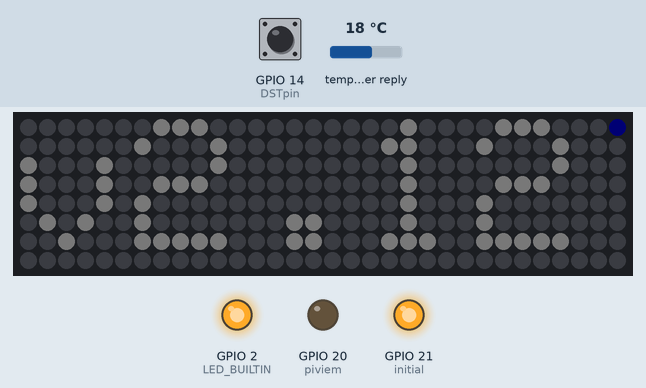
Bench run of a sketch on a simulated ESP8266 (NodeMCU). Parts: 32×8 RGB LED matrix (first LED top left, wired row by row), output pins drawn as LEDs (lit = HIGH, except the on-board LED, lit = LOW). The test bench sets the inputs (shaded band); at power-on: GPIO 14 (DSTpin) HIGH, temperature in the weather reply 18 °C. Dim RGB values are drawn brighter than linear; WiFi joins after 1.5 s; servers stay silent unless stated; network time is answered at once with the bench clock; the local clock reads 2024-03-15 10:24:30 at power-on unless the sketch sets it; web services answer with replies made up by the test bench.

Above: at 0.1 s.
At 3.54 s:
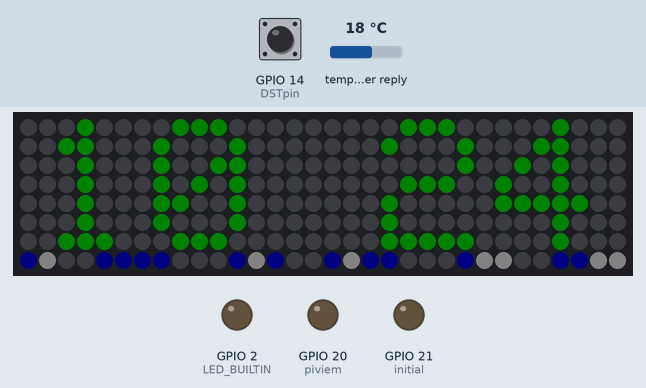
At 7.64 s:
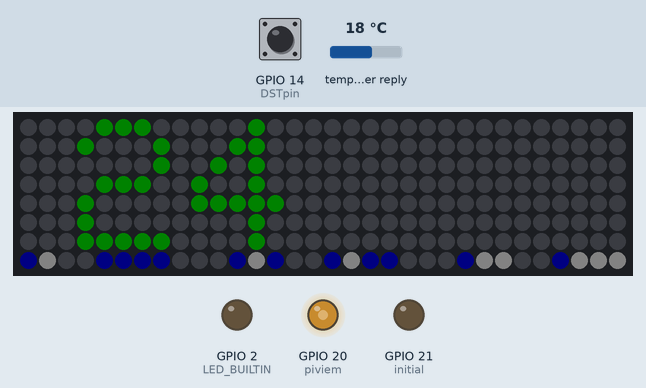
At 12.12 s:
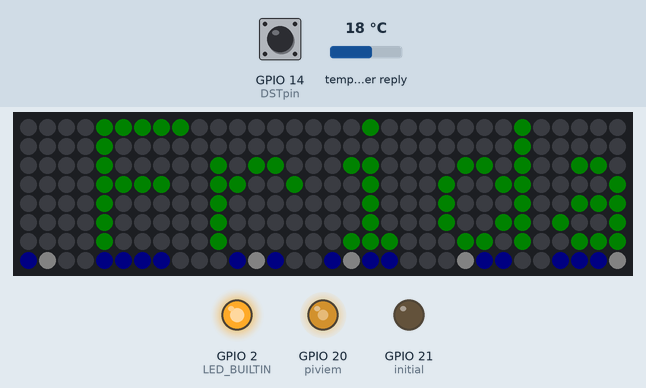
At 20.92 s:
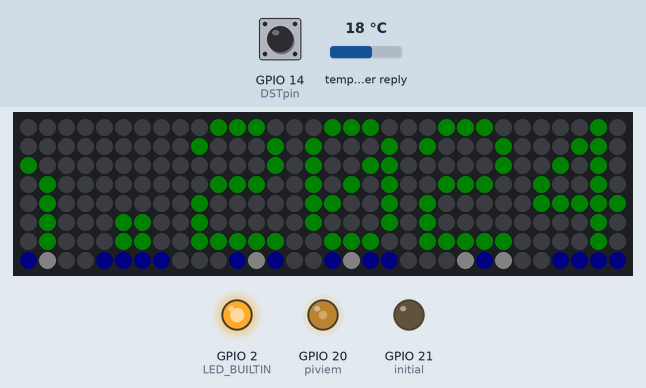
At 38.96 s:
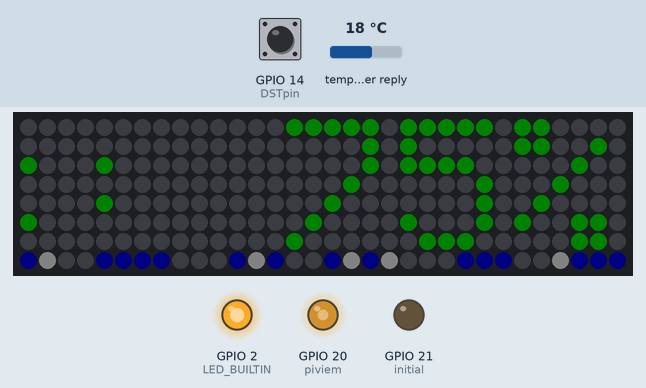
Timing chart, 0 to 40.0 s (numbered marks = the images above):
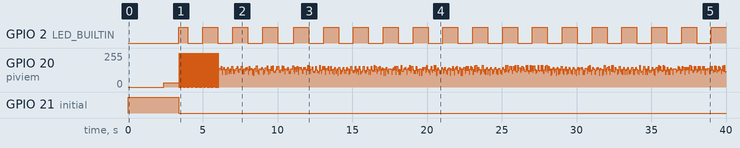

Measured:
- by itself, GPIO 2 (LED_BUILTIN): repeats every 2.0 s: LOW 1.0 s, HIGH 1.0 s

The sketch:

NTPclock_8x32_v2_12.ino
```cpp
/* original design by niq_ro: https://github.com/tehniq3/
 * v.1 - test for have a stable version
 * v.2.0 - changed almost all.. e.g from FastLED to Adafruit_NeoMatrix libraries
 * v.2.1 - added weather info (scrolling) from openweathermap
 * v.2.1.a - compute lengh of string + extract more info from opemweathermap data
 * v.2.2 - sunset/sunrise time: not used anymore data from SolaCalculator library, used opemweathermap data
 * v.2.3 - more minutes between weather info + deep night sleep (no info)
 * v.2.4 - added date
 * v.2.5 - added smoth transition for clock
 * v.2.6 - after extra-info show correct clock
 * v.2.7 - if no clear weather data received, show just simple info (date)
 * v.2.8 - added binary clock decimal as at https://en.wikipedia.org/wiki/Binary-coded_decimal
 * v.2.9 - ported to RPi Pico W (removed WiFimanager library)
 * v.2.9a - check "stack protector = enable" when upload
 * v.2.9b - changed ESP8266WiFi with WiFi libraries
 * v.2.10 - added HW watchdog as at https://github.com/tehniq3/HW_watchdog/
 * v.2.11 - removed long delays and used  small delays, millis(), while, etc
 * v.2.12 - replaced pwm with digitalWrite(pin, millis()%2), changed pin for display from GP14 in GP15, DST pin from GP12to GP14 + added internal led as seconds beat
*/

#include <Adafruit_GFX.h>
#include <Adafruit_NeoMatrix.h>  // https://github.com/adafruit/Adafruit_NeoMatrix
#include <Adafruit_NeoPixel.h>
#ifndef PSTR
 #define PSTR // Make Arduino Due happy
#endif

#include <ESP8266WiFi.h>
#include <ESP8266WiFiMulti.h>
#include <NTPClient.h>
#include <WiFiUdp.h>
#include <ESP8266WebServer.h>

//#include <Wire.h>
//#include <SolarCalculator.h> //  https://github.com/jpb10/SolarCalculator
#include <ArduinoJson.h>

#define DSTpin 14 // GPIO14 = D6, see https://randomnerdtutorials.com/esp8266-pinout-reference-gpios/
#define PIN 15 // D5 = GPIO14  https://randomnerdtutorials.com/esp8266-pinout-reference-gpios/

#define initial 21
#define piviem  20

// Replace with your network credentials
const char *ssid     =   "reteanet";
const char *password =   "parola1234!";

// MATRIX DECLARATION:
// Parameter 1 = width of the matrix
// Parameter 2 = height of the matrix
// Parameter 3 = pin number (most are valid)
// Parameter 4 = matrix layout flags, add together as needed:
//   NEO_MATRIX_TOP, NEO_MATRIX_BOTTOM, NEO_MATRIX_LEFT, NEO_MATRIX_RIGHT:
//     Position of the FIRST LED in the matrix; pick two, e.g.
//     NEO_MATRIX_TOP + NEO_MATRIX_LEFT for the top-left corner.
//   NEO_MATRIX_ROWS, NEO_MATRIX_COLUMNS: LEDs are arranged in horizontal
//     rows or in vertical columns, respectively; pick one or the other.
//   NEO_MATRIX_PROGRESSIVE, NEO_MATRIX_ZIGZAG: all rows/columns proceed
//     in the same order, or alternate lines reverse direction; pick one.
//   See example below for these values in action.
// Parameter 5 = pixel type flags, add together as needed:
//   NEO_KHZ800  800 KHz bitstream (most NeoPixel products w/WS2812 LEDs)
//   NEO_KHZ400  400 KHz (classic 'v1' (not v2) FLORA pixels, WS2811 drivers)
//   NEO_GRB     Pixels are wired for GRB bitstream (most NeoPixel products)
//   NEO_GRBW    Pixels are wired for GRBW bitstream (RGB+W NeoPixel products)
//   NEO_RGB     Pixels are wired for RGB bitstream (v1 FLORA pixels, not v2)

Adafruit_NeoMatrix matrix = Adafruit_NeoMatrix(32, 8, PIN,
  NEO_MATRIX_TOP     + NEO_MATRIX_LEFT +
  NEO_MATRIX_COLUMNS + NEO_MATRIX_ZIGZAG,
  NEO_GRB            + NEO_KHZ800);   // https://www.adafruit.com/product/2294

const uint16_t colors[] = {
  matrix.Color(255, 0, 0),    // red
  matrix.Color(0, 255, 0),    // green
  matrix.Color(255, 255, 0),  // yellow
  matrix.Color(0, 255, 255),  // bleu (light blue)
  matrix.Color(255, 0, 255),  // mouve
  matrix.Color(0, 255, 255),  // blue
  matrix.Color(255, 255, 255) // white
  };

// WS2812b day / night brightness.
#define NIGHTBRIGHTNESS 2      // Brightness level from 0 (off) to 255 (full brightness)
#define DAYBRIGHTNESS 6

const long timezoneOffset = 2; // ? hours
const char          *ntpServer  = "pool.ntp.org"; // change it to local NTP server if needed
const unsigned long updateDelay = 900000;         // update time every 15 min
const unsigned long retryDelay  = 15000;           // retry 5 sec later if time query failed

//weather variables
WiFiClient client;
char servername[]="api.openweathermap.org";              // remote weather server we will connect to
String result;
String APIKEY = "ca55295c4a1dce2688e0751d4b9a68de";  // "ca55295c4a4b9a681dce2688e0751dde"; // https://home.openweathermap.org/api_keys
String CityID = "680332"; // Craiova city
int  fetchweatherflag = 0;
String weatherDescription ="";
String weatherLocation = "";
String Country;
float temperatura=0.0;
int tempint, temprest;
float tempmin, tempmax;
int umiditate;
int presiune;
/*
unsigned long tpafisare;
unsigned long tpinfo = 60000;  // 15000 for test in video
*/
unsigned long tpvreme;
unsigned long tpinterogare1 = 600000;

unsigned long tpceas;
unsigned long tpinterogare0 = 500;

unsigned long tpsoare;
unsigned long tpinterogare2 = 60000;

unsigned long lastUpdatedTime = updateDelay * -1;
unsigned int  second_prev = 0;
bool          colon_switch = false;

WiFiUDP ntpUDP;
NTPClient timeClient(ntpUDP, ntpServer);

byte DST = 1;
byte DST0;
bool updated;
byte a = 0;

String text = "NTP clock (classic and binary-decimal) with weather data using Raspberry Pi Pico W (Arduino IDE) by niq_ro on 8x32 addressable led display !";
int ltext = 6*71;  // lengh of string
int x;

int ora = 20;
int minut = 24;
int secundar = 0;
int zi, zi2, luna, an;

byte aratadata = 1;
byte aratadata0 = 3;
byte culoare = 1;

int vant, directie, nori;
unsigned long unixora, unixora1, unixrasarit, unixapus;
String descriere;
byte dn;

byte night1 = 1;
byte night2 = 5;
byte noinfo = 0;
byte noinfo0 = 3;
byte minuteclock = 3;

//Week Days
String weekDays[7]={"Sunday", "Monday", "Tuesday", "Wednesday", "Thursday", "Friday", "Saturday"};

//Month names
String months[12]={"January", "February", "March", "April", "May", "June", "July", "August", "September", "October", "November", "December"};

const int binare[] = {  7,  8, 23, 24, 39, 40, 55, 56, 71, 72,
                       87, 88,103,104,119,120,135,136,151,152,
                      167,168,183,184,199,200,215,216,231,232,
                      247,248};

const uint16_t culbin[6] = {  0,  0,255,
                            255,255,255};

byte igrec;

void setup() {
  digitalWrite(initial, HIGH);
  pinMode(initial, OUTPUT);
  digitalWrite(initial, HIGH);
  pinMode(piviem, OUTPUT);
  pinMode(LED_BUILTIN, OUTPUT);
  analogWriteFreq(1000);  // / Adjust PWM properties if needed

  ////Serial.begin(115200);
  pinMode (DSTpin, INPUT);

  matrix.begin();
  matrix.setTextWrap(false);
  matrix.setBrightness(NIGHTBRIGHTNESS);  // original 255
  matrix.setTextColor(colors[6]);
  matrix.fillScreen(0);
matrix.setCursor(0, 0);
matrix.print(F("v2.12"));
matrix.setPixelColor(255, matrix.Color(0, 150, 0));
matrix.show();
delay(500);
/*
x    = matrix.width();
ltext = 6*text.length();
matrix.fillScreen(0);
  for (x; x > -ltext ; x--)
  {
  matrix.fillScreen(0);
  matrix.setCursor(x, 0);
  matrix.print(text);
  matrix.show();
  delay(50);
  //Serial.println(x);
 }
*/

  // Connect to Wi-Fi
  ////Serial.print("Connecting to ");
  //Serial.println(ssid);
  WiFi.begin(ssid, password);
  while (WiFi.status() != WL_CONNECTED) {
    delay(500);
    //Serial.print(".");
  }

  if (digitalRead(DSTpin) == LOW)
   DST = 0;
  else
   DST = 1;

  timeClient.setTimeOffset((timezoneOffset + DST)*3600);
  timeClient.begin();
  updated = timeClient.update();
  DST0 = DST;

getWeatherData();
      getYear();
      getMonth();
      getDay();
      zi = timeClient.getDay();
ora = timeClient.getHours();
minut = timeClient.getMinutes();
secundar = timeClient.getSeconds();
verificaresoare();
if (dn == 0)
      {
        matrix.setBrightness (NIGHTBRIGHTNESS);
        //Serial.println("NIGHT !");
      }
      else
      {
      matrix.setBrightness (DAYBRIGHTNESS);
      }
    matrix.show();

analogWrite(piviem, 128);
delay(1000);
digitalWrite(initial, LOW);

tpsoare = millis();
tpvreme = millis();
}

void loop() {
  if (digitalRead(DSTpin) == LOW)
   DST = 0;
  else
   DST = 1;

  if (WiFi.status() == WL_CONNECTED && millis() - lastUpdatedTime >= updateDelay)
  {
    updated = timeClient.update();
    if (updated) {
      digitalWrite(piviem, millis()%2);
      //Serial.println("NTP time updated.");
      //Serial.print(timeClient.getFormattedTime());
      //Serial.print(" ->");
      //Serial.println(timeClient.getEpochTime());
      unixora = timeClient.getEpochTime();
      //Serial.print(" =? ");
      //Serial.println(unixora);
      getYear();
      getMonth();
      getDay();
      zi = timeClient.getDay();
      lastUpdatedTime = millis();
      verificaresoare();
    } else {
      //Serial.println("Failed to update time. Waiting for retry...");
      lastUpdatedTime = millis() - updateDelay + retryDelay;
      digitalWrite(piviem, millis()%2);
    }
  } else {
    if (WiFi.status() != WL_CONNECTED) //Serial.println("WiFi disconnected!");
    //ESP.restart();
  // WiFi.disconnect();
 //  delay(1000);
  // WiFi.reconnect();
    delay(1);
  }

if (millis() - tpvreme >= tpinterogare1)
{
digitalWrite(piviem, millis()%2);
getWeatherData();
tpvreme = millis();
//Serial.println("Weather site is check !");
}

if (millis() - tpceas >= tpinterogare0)
{
digitalWrite(piviem, millis()%2);
ora = timeClient.getHours();
minut = timeClient.getMinutes();
secundar = timeClient.getSeconds();
if (zi2 == 0)
getDay();
tpceas = millis();
}

String ceas = "";
if (ora/10 == 0)
  ceas = ceas + "0";
  ceas = ceas + ora;
  if (secundar%2 == 0)
    ceas = ceas + ":";
  else
    ceas = ceas + " ";
if (minut/10 == 0)
  ceas = ceas + "0";
  ceas = ceas + minut;
int lceas = 6*ceas.length(); // https://reference.arduino.cc/reference/en/language/variables/data-types/string/functions/length/


matrix.fillScreen(0);
matrix.setTextColor(colors[culoare]);
matrix.setCursor(1, 0);
matrix.print(ceas);
//matrix.setPixelColor(255, matrix.Color(0, 150, 0));
ceasbinar();
matrix.show();

if (DST != DST0)
{
  timeClient.setTimeOffset((timezoneOffset + DST)*3600);
  timeClient.begin();
DST0 = DST;
}


String extrainfo = " ";
extrainfo = extrainfo + weekDays[zi];
extrainfo = extrainfo + ", ";
if (zi2/10 == 0)
  extrainfo = extrainfo + "0";
  extrainfo = extrainfo + zi2;
  extrainfo = extrainfo + ".";
/*
if (luna/10 == 0)
  extrainfo = extrainfo + "0";
  extrainfo = extrainfo + luna;
*/
extrainfo = extrainfo + months[luna-1];
  extrainfo = extrainfo + ".";
  extrainfo = extrainfo + an;

if (umiditate > 1.)
{
//String extrainfo = ", Weather: ";
if (dn == 1)
   extrainfo = extrainfo + ", Day, ";
   else
   extrainfo = extrainfo + " Night, ";
extrainfo = extrainfo + descriere;
if (nori > 0)
extrainfo = extrainfo + " (clouds: " + nori + "%)";
extrainfo = extrainfo + ", temperature: ";
if (temperatura > 0) extrainfo = extrainfo + "+";
extrainfo = extrainfo + tempint + ","+ temprest;
extrainfo = extrainfo + ((char)247) + "C, humidity: ";  // https://forum.arduino.cc/t/degree-symbol/166709/9
/*
extrainfo = extrainfo + ((char)247) + "C (";
extrainfo = extrainfo + tempmin + "/";
extrainfo = extrainfo + tempmax + "), humidity: ";
*/
extrainfo = extrainfo + umiditate;
extrainfo = extrainfo + "%RH, pressure: ";
extrainfo = extrainfo + presiune + "mmHg, wind: ";
extrainfo = extrainfo + vant + "km/h (";
extrainfo = extrainfo + directie +  ((char)247) + ") ";
}
//int ltempe = 6*56;  // 6*72;
int lextrainfo = 6*extrainfo.length(); // https://reference.arduino.cc/reference/en/language/variables/data-types/string/functions/length/

if (noinfo0 != noinfo)
{
//Serial.print("noinfo = ");
//Serial.println(noinfo);
noinfo0 = noinfo;
}
if (aratadata0 != aratadata)
{
//Serial.print("aratadata = ");
//Serial.println(aratadata);
aratadata0 = aratadata;
}

if ((noinfo != 1) and (aratadata == 1))
{
 // x = 32;
if ((secundar > 35) and (minut%minuteclock == 0)) // every "minuteclock" minutes
{
//matrix.fillScreen(0);
  x = 1;
  for (x; x > -lceas ; x--)
  {
  matrix.fillScreen(0);
  matrix.setCursor(x, 0);
  matrix.print(ceas);
  ceasbinar();
  matrix.show();
//  delay(75);
  igrec = 0;
  while (igrec < 75)
  {
   digitalWrite(piviem, millis()%2);
   delay(1);
   digitalWrite(piviem, millis()%2);
   igrec++;
  }
 }

  x = 32;
  for (x; x > -lextrainfo ; x--)
  {
  matrix.fillScreen(0);
  matrix.setCursor(x, 0);
  matrix.print(extrainfo);
  ceasbinar();
  matrix.show();
//  delay(75);
   igrec = 0;
  while (igrec < 75)
  {
   digitalWrite(piviem, millis()%2);
   delay(1);
   digitalWrite(piviem, millis()%2);
   igrec++;
  }
//  //Serial.println(x);
 }
  aratadata = 0;
  culoare++;
  if (culoare > 4) culoare = 0;

ora = timeClient.getHours();
minut = timeClient.getMinutes();
String ceas1 = "";
if (ora/10 == 0)
  ceas1 = ceas1 + "0";
  ceas1 = ceas1 + ora;
  if (secundar%2 == 0)
    ceas1 = ceas1 + ":";
  else
    ceas1 = ceas1 + " ";
if (minut/10 == 0)
  ceas1 = ceas1 + "0";
  ceas1 = ceas1 + minut;
int lceas1 = 6*ceas1.length(); // https://reference.arduino.cc/reference/en/language/variables/data-types/string/functions/length/

matrix.setTextColor(colors[culoare]);
  x = 32;
  for (x; x > -lceas1+30 ; x--)
  {
  matrix.fillScreen(0);
  matrix.setCursor(x, 0);
  matrix.print(ceas1);
  ceasbinar();
  matrix.show();
//  delay(75);
  igrec = 0;
  while (igrec < 75)
  {
   digitalWrite(piviem, millis()%2);
   delay(1);
   digitalWrite(piviem, millis()%2);
   igrec++;
  }
 }
}
}

if (millis() - tpsoare >= tpinterogare2)
{
if ((ora >= night1) and (ora <= night2))
{
  //Serial.println("no info");
  noinfo = 1;
}
else
   noinfo = 0;
verificaresoare();
      if (dn == 0)
      {
        matrix.setBrightness (NIGHTBRIGHTNESS);
        //Serial.println("NIGHT !");
      }
      else
      {
      matrix.setBrightness (DAYBRIGHTNESS);
      }
      matrix.show();
tpsoare = millis();
}


if ((secundar == 0) and (minut%minuteclock == 2))
{
  //Serial.println("-");
  aratadata = 1;
}
//digitalWrite(piviem, 0);
delay(1);
digitalWrite(piviem, millis()%2);
digitalWrite(LED_BUILTIN, secundar%2);
}  // end main loop


void getYear() {
  time_t rawtime = timeClient.getEpochTime();
  struct tm * ti;
  ti = localtime (&rawtime);
  an = ti->tm_year + 1900;
  //Serial.print("year = ");
  //Serial.println(an);
}

void getMonth() {
  time_t rawtime = timeClient.getEpochTime();
  struct tm * ti;
  ti = localtime (&rawtime);
  luna = ti->tm_mon + 1;
  //Serial.print("month = ");
  //Serial.println(luna);
}

void getDay() {
  time_t rawtime = timeClient.getEpochTime();
  struct tm * ti;
  ti = localtime (&rawtime);
  zi2 = ti->tm_mday;
  //Serial.print("Month day: ");
  //Serial.println(zi2);
}

  void getWeatherData()     //client function to send/receive GET request data.
{
  if (client.connect(servername, 80))
          {                         //starts client connection, checks for connection
          client.println("GET /data/2.5/weather?id="+CityID+"&units=metric&APPID="+APIKEY);
          client.println("Host: api.openweathermap.org");
          client.println("User-Agent: ArduinoWiFi/1.1");
          client.println("Connection: close");
          client.println();
          }
  else {
         //Serial.println("connection failed");        //error message if no client connect
          //Serial.println();
       }

  while(client.connected() && !client.available())
  // delay(1);
  yield();//waits for data
  while (client.connected() || client.available())
       {                                             //connected or data available
         yield(); // https://stackoverflow.com/questions/75228952/soft-wdt-reset-on-esp8266-when-using-speed-sensor
         char c = client.read();                     //gets byte from ethernet buffer
         result = result+c;
       }

client.stop();                                      //stop client
result.replace('[', ' ');
result.replace(']', ' ');
//Serial.println(result);
char jsonArray [result.length()+1];
result.toCharArray(jsonArray,sizeof(jsonArray));
jsonArray[result.length() + 1] = '\0';
//StaticJsonDocument<1024> json_buf;
StaticJsonBuffer<1024> json_buf;  // v.5
//deserializeJson(root, jsonArray);
JsonObject &root = json_buf.parseObject(jsonArray); // v.5

if (!root.success())
  {
    //Serial.println("parseObject() failed");
  }

String location = root["name"];
String icon = root["weather"]["icon"];    // "weather": {"id":800,"main":"Clear","description":"clear sky","icon":"01n"}
String id = root["weather"]["description"];
String description = root["weather"]["description"];
int clouds = root["clouds"]["all"]; // "clouds":{"all":0},
String country = root["sys"]["country"];
float temperature = root["main"]["temp"];
float temperaturemin = root["main"]["temp_min"];
float temperaturemax = root["main"]["temp_max"];
float humidity = root["main"]["humidity"];
String weather = root["weather"]["main"];
//String description = root["weather"]["description"];
float pressure = root["main"]["pressure"];
float wind = root["wind"]["speed"];//"wind":{"speed":2.68,"deg":120},
int deg = root["wind"]["deg"];

// "sys":{"type":2,"id":50395,"country":"RO","sunrise":1683428885,"sunset":1683480878},
unixrasarit = root["sys"]["sunrise"];
unixapus = root["sys"]["sunset"];

//weatherDescription = description;
weatherDescription = weather;
weatherLocation = location;
Country = country;
temperatura = temperature;
tempint = (int)(10*temperatura)/10;
temprest = (int)(10*temperatura)%10;
tempmin = temperaturemin;
tempmax = temperaturemax;
umiditate = humidity;
presiune = pressure*0.75006;  // mmH20
vant = (float)(3.6*wind+0.5); // km/h
directie = deg;
nori = clouds;
descriere = description;

//Serial.print(weather);
//Serial.print(" / ");
//Serial.println(description);
//Serial.print(temperature);
//Serial.print("°C / ");  // as at https://github.com/tehniq3/datalloger_SD_IoT/
//Serial.print(umiditate);
//Serial.print("%RH, ");
// check https://github.com/tehniq3/matrix_clock_weather_net/blob/master/LEDMatrixV2ro2a/weather.ino
//Serial.print(presiune);
//Serial.print("mmHg / wind = ");
//Serial.print(vant);
//Serial.print("km/h ,  direction = ");
//Serial.print(deg);
if (deg >=360) deg = deg%360;  // 0..359 degree
//Serial.println("° ");
//Serial.print("ID weather = ");
//Serial.print(id);
//Serial.print(" + clouds = ");
//Serial.print(nori);
//Serial.print("% + icons = ");
//Serial.print(icon);
//Serial.println(" (d = day, n = night)");
}

void verificaresoare()
{
unixora = timeClient.getEpochTime();
//Serial.print("unixtime = ");
//Serial.print(unixora);
unixora1 = unixora - (timezoneOffset + DST) * 3600;
//Serial.print(" -> unixtime1 = ");
//Serial.print(unixora1);
//Serial.print("   sunrise = ");
//Serial.print(unixrasarit);
//Serial.print(" / sunset = ");
//Serial.print(unixapus);
//Serial.print(" => ");
  if ((unixora1 < unixrasarit) or (unixora1 > unixapus))
  dn = 0;
  else
  dn = 1;
  //Serial.println(dn);
 //Serial.print(" (0 = night / 1 = day ! ");
 //Serial.println(" ------------------");
}

void ceasbinar()
{
ora = timeClient.getHours();
minut = timeClient.getMinutes();
secundar = timeClient.getSeconds();

//tens of hour
int  h1 = ora/10;  // 0,1 or 2
int  h11 = h1/2;
int  h12 = h1%2;
  matrix.setPixelColor(binare[0], culbin[3*h11], culbin[3*h11+1], culbin[3*h11+2]);
  matrix.setPixelColor(binare[1], culbin[3*h12], culbin[3*h12+1], culbin[3*h12+2]);
//units of hour
int  h2 = ora%10;        // 0...9  (0000....1001)
int  h23 = h2/8;         // 0 or 1
int  h22 = (h2%8)/4;     // 0 or 1
int  h21 = ((h2%8)%4)/2; // 0 or 1
int  h20 = ((h2%8)%4)%2; // 0 or 1
  matrix.setPixelColor(binare[4], culbin[3*h23], culbin[3*h23+1], culbin[3*h23+2]);
  matrix.setPixelColor(binare[5], culbin[3*h22], culbin[3*h22+1], culbin[3*h22+2]);
  matrix.setPixelColor(binare[6], culbin[3*h21], culbin[3*h21+1], culbin[3*h21+2]);
  matrix.setPixelColor(binare[7], culbin[3*h20], culbin[3*h20+1], culbin[3*h20+2]);
// tens of minutes
int  m1 = minut/10;      // 0...5  (000....101)
int  m12 = m1/4;         // 0 or 1
int  m11 = (m1%4)/2;     // 0 or 1
int  m10 = (m1%4)%2;     // 0 or 1
  matrix.setPixelColor(binare[11], culbin[3*m12], culbin[3*m12+1], culbin[3*m12+2]);
  matrix.setPixelColor(binare[12], culbin[3*m11], culbin[3*m11+1], culbin[3*m11+2]);
  matrix.setPixelColor(binare[13], culbin[3*m10], culbin[3*m10+1], culbin[3*m10+2]);
//units of minutes
int  m2 = minut%10;      // 0...9  (0000....1001)
int  m23 = m2/8;         // 0 or 1
int  m22 = (m2%8)/4;     // 0 or 1
int  m21 = ((m2%8)%4)/2; // 0 or 1
int  m20 = ((m2%8)%4)%2; // 0 or 1
  matrix.setPixelColor(binare[16], culbin[3*m23], culbin[3*m23+1], culbin[3*m23+2]);
  matrix.setPixelColor(binare[17], culbin[3*m22], culbin[3*m22+1], culbin[3*m22+2]);
  matrix.setPixelColor(binare[18], culbin[3*m21], culbin[3*m21+1], culbin[3*m21+2]);
  matrix.setPixelColor(binare[19], culbin[3*m20], culbin[3*m20+1], culbin[3*m20+2]);
// tens of seconds
int  s1 = secundar/10;   // 0...5  (000....101)
int  s12 = s1/4;         // 0 or 1
int  s11 = (s1%4)/2;     // 0 or 1
int  s10 = (s1%4)%2;     // 0 or 1
  matrix.setPixelColor(binare[23], culbin[3*s12], culbin[3*s12+1], culbin[3*s12+2]);
  matrix.setPixelColor(binare[24], culbin[3*s11], culbin[3*s11+1], culbin[3*s11+2]);
  matrix.setPixelColor(binare[25], culbin[3*s10], culbin[3*s10+1], culbin[3*s10+2]);
//units of minutes
int  s2 = secundar%10;   // 0...9  (0000....1001)
int  s23 = s2/8;         // 0 or 1
int  s22 = (s2%8)/4;     // 0 or 1
int  s21 = ((s2%8)%4)/2; // 0 or 1
int  s20 = ((s2%8)%4)%2; // 0 or 1
  matrix.setPixelColor(binare[28], culbin[3*s23], culbin[3*s23+1], culbin[3*s23+2]);
  matrix.setPixelColor(binare[29], culbin[3*s22], culbin[3*s22+1], culbin[3*s22+2]);
  matrix.setPixelColor(binare[30], culbin[3*s21], culbin[3*s21+1], culbin[3*s21+2]);
  matrix.setPixelColor(binare[31], culbin[3*s20], culbin[3*s20+1], culbin[3*s20+2]);
  digitalWrite(LED_BUILTIN, secundar%2);
}
```
